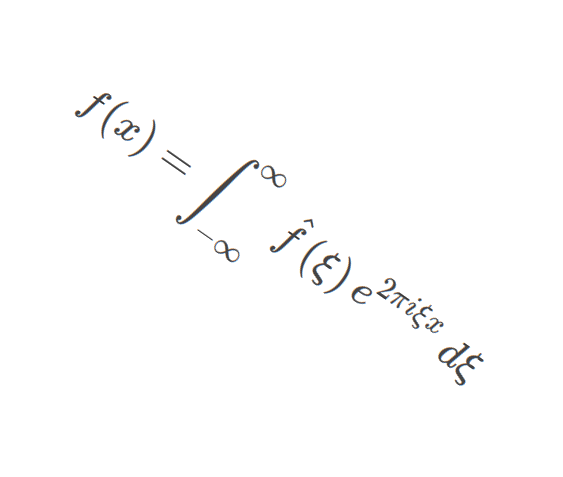
%> input picture page_optimization/temp3.png, 563 x 477 px
$ octave main.m   (GNU Octave 9; MATLAB toolbox functions it lacks are replaced by stand-ins)
%> lines starting %> are read from the running program, lines starting %| are printed output that depends on the picture; in (x1, y1, x2, y2) boxes, pixels count from 0 and x2, y2 are one past the last pixel; in counts of white or black regions, pixels touching at a corner belong together; the program's own positions count from 1
im = rgb2gray(imread('temp3.png'));
%> im: size 477x563 uint8; min 41, max 255, mean 252.8

[pointsy, pointsx] = find(im > 200);
%> pointsy = 264820 values from 1 to 477; pointsx = 264820 values from 1 to 563
imwrite(im > 200, 'as.png')
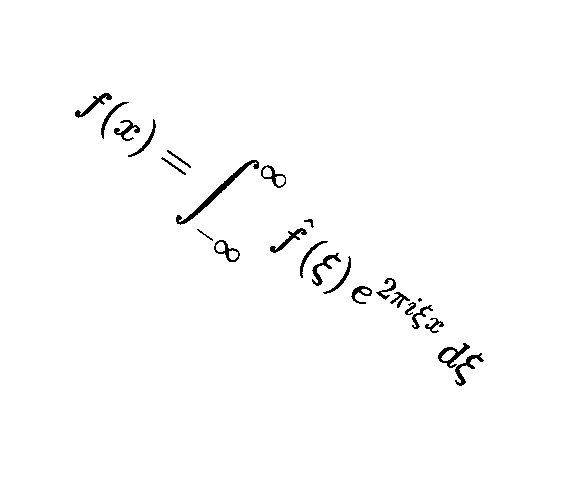
%> saved as as.png: size 477x563 logical; 98.6% white; 24 black regions (1 under 20 px), largest, box (x1, y1, x2, y2) and area: (176, 160, 259, 225) 552, (438, 343, 470, 368) 250, (455, 353, 484, 386) 241
% points = double(points.Location');

% tic
%> (the run ends here)

$ run again, with page_optimization/temp2.png copied over page_optimization/temp3.png
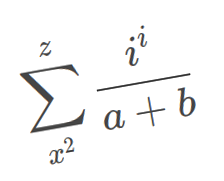
%> input picture page_optimization/temp2.png, 224 x 181 px
%> `im = rgb2gray(imread('temp3.png'));`:
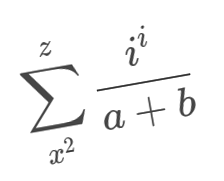
%> im: size 181x224 uint8; min 33, max 255, mean 246.9
%> pointsy = 38459 values from 1 to 181; pointsx = 38459 values from 1 to 224
%> `imwrite(im > 200, 'as.png')`:
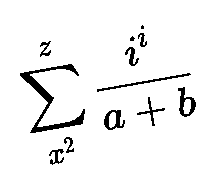
%> saved as as.png: size 181x224 logical; 94.9% white; 12 black regions (2 under 20 px), largest, box (x1, y1, x2, y2) and area: (20, 64, 85, 133) 861, (97, 73, 191, 92) 221, (178, 87, 196, 117) 220

$ run again, with page_optimization/temp.png copied over page_optimization/temp3.png
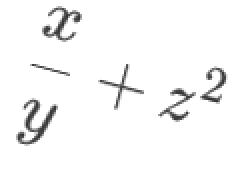
%> input picture page_optimization/temp.png, 122 x 96 px (shown 2 times larger)
%> pointsy = 11116 values from 1 to 96; pointsx = 11116 values from 1 to 122
%> `imwrite(im > 200, 'as.png')`:
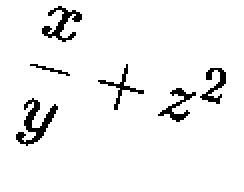
%> saved as as.png: size 96x122 logical (shown 2 times larger); 94.9% white; black in thin lines or dots, all inside (x1, y1, x2, y2) = (8, 3, 113, 73)
